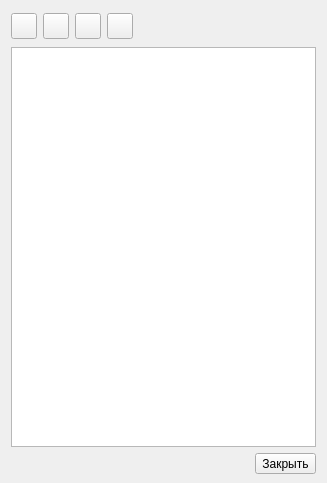
<?xml version="1.0" encoding="UTF-8"?>
<ui version="4.0">
 <class>Layers</class>
 <widget class="QWidget" name="Layers">
  <property name="geometry">
   <rect>
    <x>0</x>
    <y>0</y>
    <width>327</width>
    <height>483</height>
   </rect>
  </property>
  <property name="windowTitle">
   <string>Form</string>
  </property>
  <layout class="QGridLayout" name="gridLayout">
   <property name="bottomMargin">
    <number>9</number>
   </property>
   <item row="1" column="0">
    <widget class="QTreeWidget" name="layertree">
     <property name="selectionMode">
      <enum>QAbstractItemView::ExtendedSelection</enum>
     </property>
     <property name="rootIsDecorated">
      <bool>false</bool>
     </property>
     <property name="columnCount">
      <number>0</number>
     </property>
     <attribute name="headerVisible">
      <bool>false</bool>
     </attribute>
    </widget>
   </item>
   <item row="2" column="0">
    <layout class="QHBoxLayout" name="horizontalLayout_2">
     <item>
      <spacer name="horizontalSpacer_2">
       <property name="orientation">
        <enum>Qt::Horizontal</enum>
       </property>
       <property name="sizeHint" stdset="0">
        <size>
         <width>40</width>
         <height>20</height>
        </size>
       </property>
      </spacer>
     </item>
     <item>
      <widget class="QToolButton" name="closeBtn">
       <property name="text">
        <string>Закрыть</string>
       </property>
      </widget>
     </item>
    </layout>
   </item>
   <item row="0" column="0">
    <widget class="QWidget" name="widget" native="true">
     <property name="minimumSize">
      <size>
       <width>0</width>
       <height>30</height>
      </size>
     </property>
     <property name="maximumSize">
      <size>
       <width>16777215</width>
       <height>30</height>
      </size>
     </property>
     <property name="autoFillBackground">
      <bool>false</bool>
     </property>
     <layout class="QHBoxLayout" name="horizontalLayout">
      <property name="leftMargin">
       <number>0</number>
      </property>
      <property name="topMargin">
       <number>0</number>
      </property>
      <property name="rightMargin">
       <number>0</number>
      </property>
      <property name="bottomMargin">
       <number>0</number>
      </property>
      <item>
       <widget class="QToolButton" name="btnActive">
        <property name="minimumSize">
         <size>
          <width>26</width>
          <height>26</height>
         </size>
        </property>
        <property name="maximumSize">
         <size>
          <width>26</width>
          <height>26</height>
         </size>
        </property>
        <property name="toolTip">
         <string>Сделать слой активным</string>
        </property>
        <property name="text">
         <string/>
        </property>
        <property name="icon">
         <iconset>
          <normaloff>:/meteo/icons/tools/star.png</normaloff>:/meteo/icons/tools/star.png</iconset>
        </property>
       </widget>
      </item>
      <item>
       <widget class="QToolButton" name="btnUp">
        <property name="minimumSize">
         <size>
          <width>26</width>
          <height>26</height>
         </size>
        </property>
        <property name="maximumSize">
         <size>
          <width>26</width>
          <height>26</height>
         </size>
        </property>
        <property name="toolTip">
         <string>&lt;html&gt;&lt;head/&gt;&lt;body&gt;&lt;p&gt;Поднять слой на один шаг вверх&lt;/p&gt;&lt;/body&gt;&lt;/html&gt;</string>
        </property>
        <property name="text">
         <string/>
        </property>
        <property name="icon">
         <iconset>
          <normaloff>:/meteo/icons/tools/layer_up.png</normaloff>:/meteo/icons/tools/layer_up.png</iconset>
        </property>
       </widget>
      </item>
      <item>
       <widget class="QToolButton" name="btnDown">
        <property name="minimumSize">
         <size>
          <width>26</width>
          <height>26</height>
         </size>
        </property>
        <property name="maximumSize">
         <size>
          <width>26</width>
          <height>26</height>
         </size>
        </property>
        <property name="toolTip">
         <string>&lt;html&gt;&lt;head/&gt;&lt;body&gt;&lt;p&gt;Опустить слой на один шаг вниз&lt;/p&gt;&lt;/body&gt;&lt;/html&gt;</string>
        </property>
        <property name="text">
         <string/>
        </property>
        <property name="icon">
         <iconset>
          <normaloff>:/meteo/icons/tools/layer_down.png</normaloff>:/meteo/icons/tools/layer_down.png</iconset>
        </property>
       </widget>
      </item>
      <item>
       <widget class="QToolButton" name="btnRemove">
        <property name="minimumSize">
         <size>
          <width>26</width>
          <height>26</height>
         </size>
        </property>
        <property name="maximumSize">
         <size>
          <width>26</width>
          <height>26</height>
         </size>
        </property>
        <property name="toolTip">
         <string>Удалить слой</string>
        </property>
        <property name="text">
         <string/>
        </property>
        <property name="icon">
         <iconset>
          <normaloff>:/meteo/icons/tools/delete.png</normaloff>:/meteo/icons/tools/delete.png</iconset>
        </property>
       </widget>
      </item>
      <item>
       <spacer name="horizontalSpacer">
        <property name="orientation">
         <enum>Qt::Horizontal</enum>
        </property>
        <property name="sizeHint" stdset="0">
         <size>
          <width>40</width>
          <height>20</height>
         </size>
        </property>
       </spacer>
      </item>
     </layout>
    </widget>
   </item>
  </layout>
 </widget>
 <resources/>
 <connections/>
</ui>
